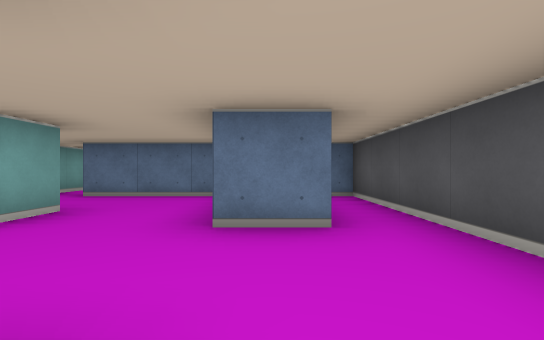
[1] (above)

19 first-person views from a walk through a cub3D level. The camera is about half as high as the walls, looks level and sees 85° across. The floor is counted in squares. Each view is taken from the middle of a square. On the plan, view 1 faces up. The plan holds only what a view shows up to about 9 squares ahead; the rest is blank.

[2]
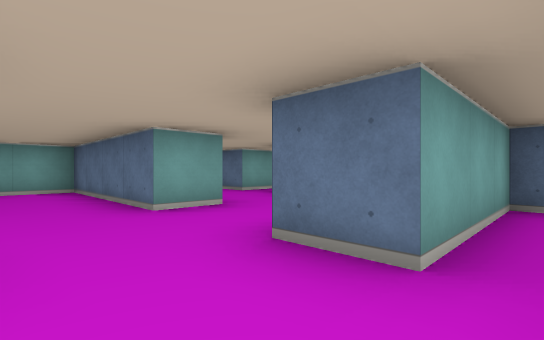

[3]
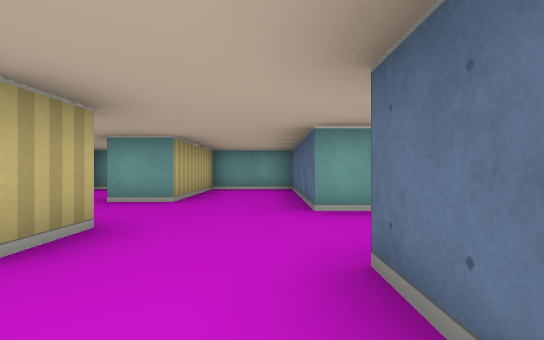

[4]
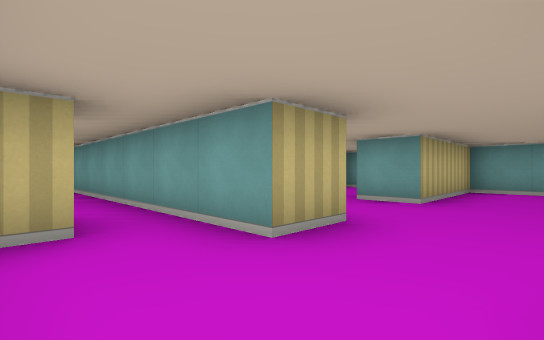

[5]
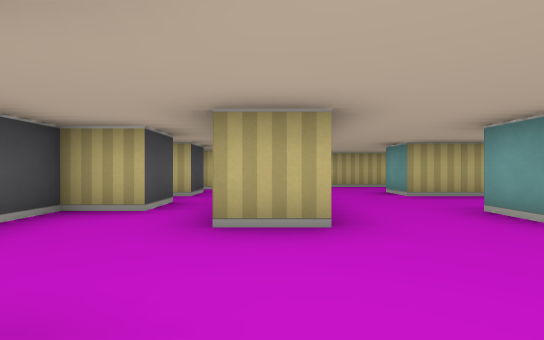

[6]
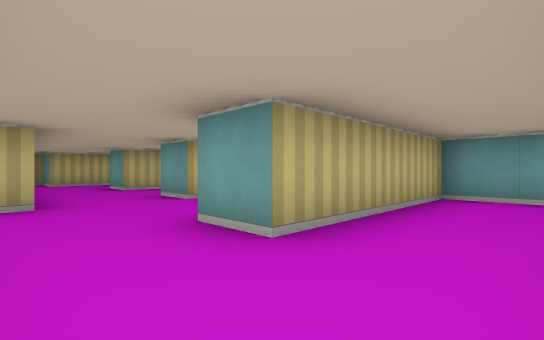

[7]
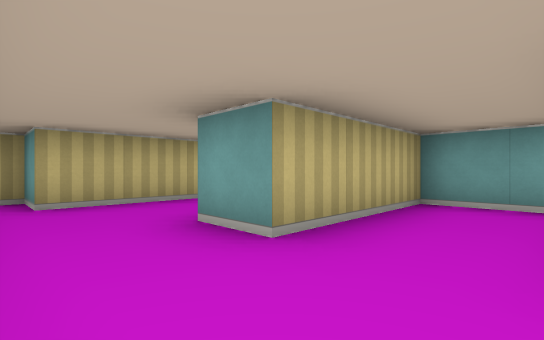

[8]
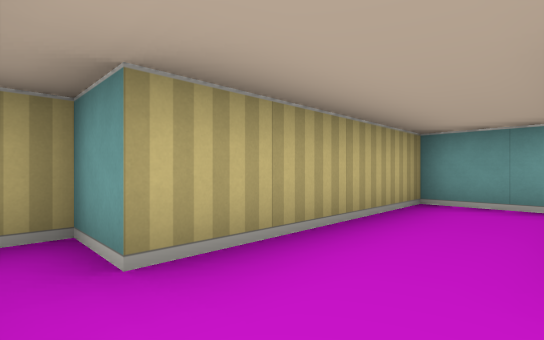

[9]
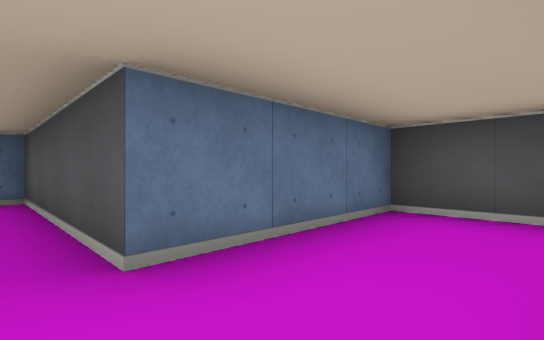

[10]
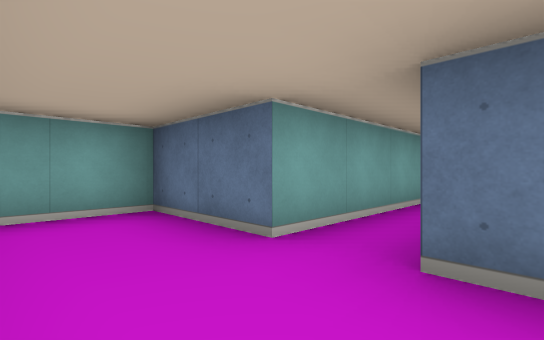

[11]
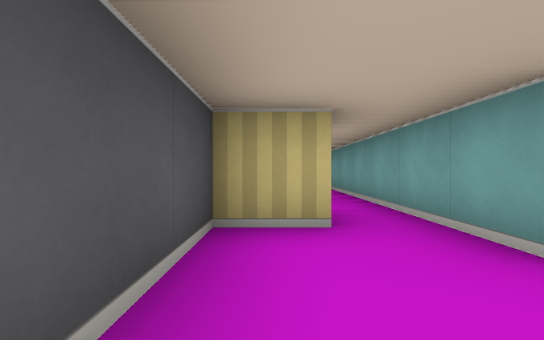

[12]
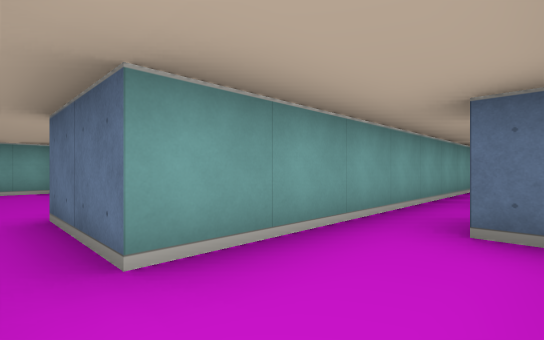

[13]
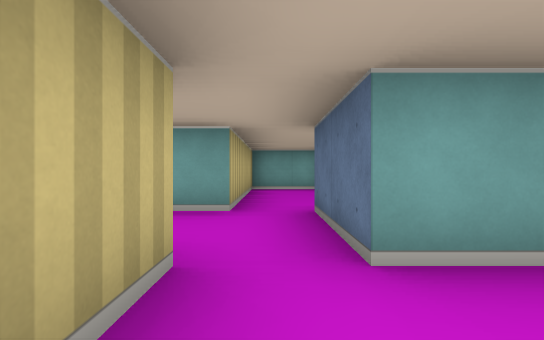

[14]
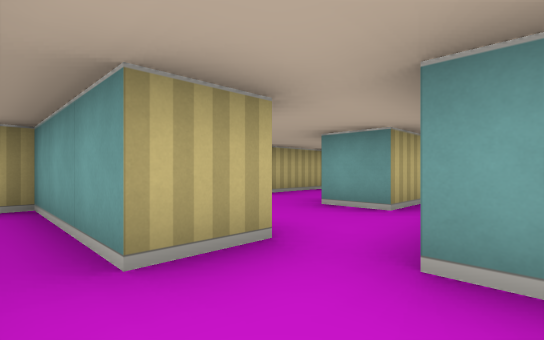

[15]
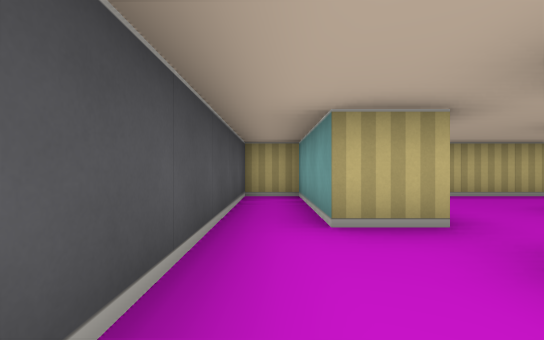

[16]
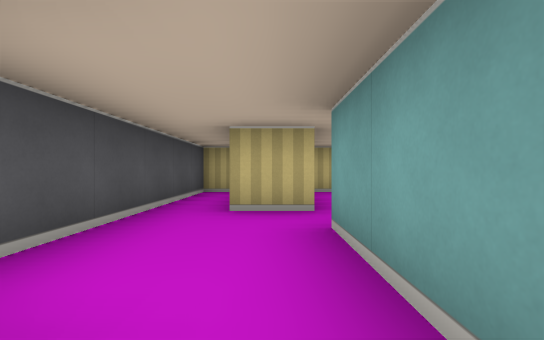

[17]
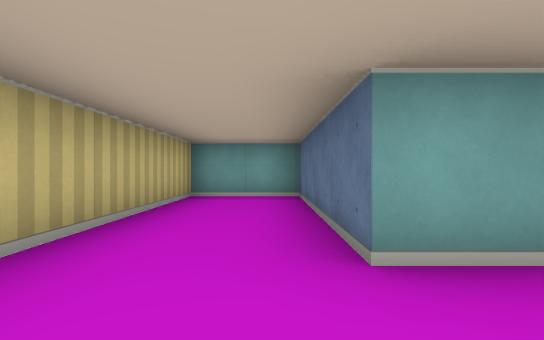

[18]
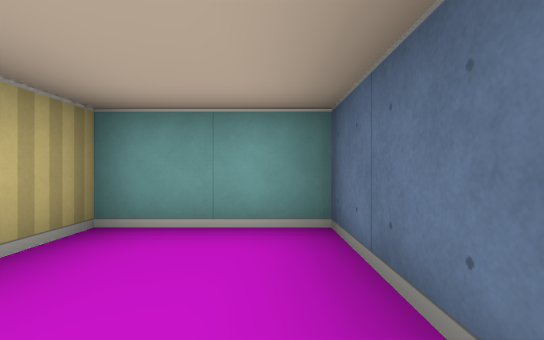

[19]
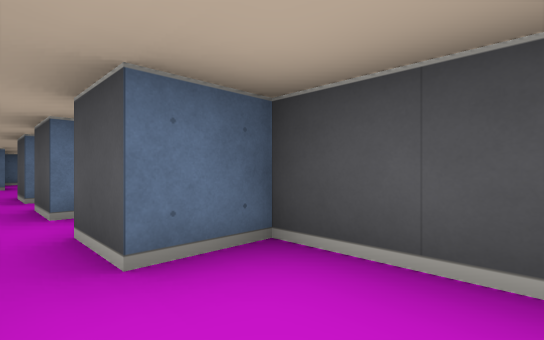

### Floor plan
Ten units are one square. View 1 is at (0, 0); x grows to the right and y downward. Boxes are objects, and circles mark ways between rooms. Rooms are numbered by the first view taken in them; rooms with no view inside come last. Other rooms are left out.
<svg viewBox="-70 -100 90 220">
<path fill="none" stroke="#000" d="M-25 -25 -65 -25 -65 -5 -35 -5M-16 -5 -5 -5 -5 5M5 5 15 5 15 -55 5 -55 5 -25 -5 -25M-25 -35 -25 -25M-5 -41 -5 -55 -25 -55M-35 -5 -35 5M-65 11 -65 25 -35 25M-35 25 -35 35M-65 41 -65 55 -25 55M-25 65 -20 65M-25 -55 -35 -55 -35 -95M-45 -85 -45 -55 -65 -55 -65 -35 -25 -35M-6 85 5 85 5 115 15 115 15 55 5 55 5 45M-5 45 -5 75M-25 85 -25 95 -65 95 -65 115 -9 115M-65 69 -65 85 -25 85M-5 75 -25 75"/>
<circle cx="-15" cy="-30" r="3" fill="#2a7"/>
<circle cx="-25" cy="0" r="3" fill="#2a7"/>
<circle cx="-30" cy="-45" r="3" fill="#2a7"/>
<circle cx="-25" cy="30" r="3" fill="#2a7"/>
<circle cx="-10" cy="80" r="3" fill="#2a7"/>
<circle cx="-15" cy="90" r="3" fill="#2a7"/>
<text x="-20" y="-20">1</text>
<text x="-20" y="-40">2</text>
<text x="-40" y="10">3</text>
<text x="-40" y="40">4</text>
<text x="-40" y="-60">5</text>
<text x="10" y="80">6</text>
<text x="-30" y="100">7</text>
<text x="-40" y="80">8</text>
</svg>
Room 1 opens to room 2. Room 1 opens to room 3. Room 2 opens to room 5. Room 3 opens to room 4. Room 6 opens to room 8. Room 7 opens to room 8.

Where each view was taken, in squares from view 1:
view 1: 0 up, 0 right, facing up
view 2: 1 up, 1 right, facing up-left
view 3: 2 up, 1 right, facing left
view 4: 2 up, 1 right, facing down-left
view 5: 3 up, 1 left, facing down
view 6: 5 up, 1 left, facing down-left
view 7: 1 down, 2 left, facing down-left
view 8: 4 down, 2 left, facing down-left
view 9: 4 up, 4 left, facing up-right
view 10: 4 up, 3 left, facing up-left
view 11: 2 up, 1 right, facing down
view 12: 8 down, 1 right, facing up-left
view 13: 8 down, 1 right, facing left
view 14: 7 down, 1 right, facing down-left
view 15: 6 down, 1 right, facing down
view 16: 5 down, 0 right, facing down
view 17: 10 down, 1 left, facing left
view 18: 10 down, 4 left, facing left
view 19: 7 down, 0 right, facing up-right
